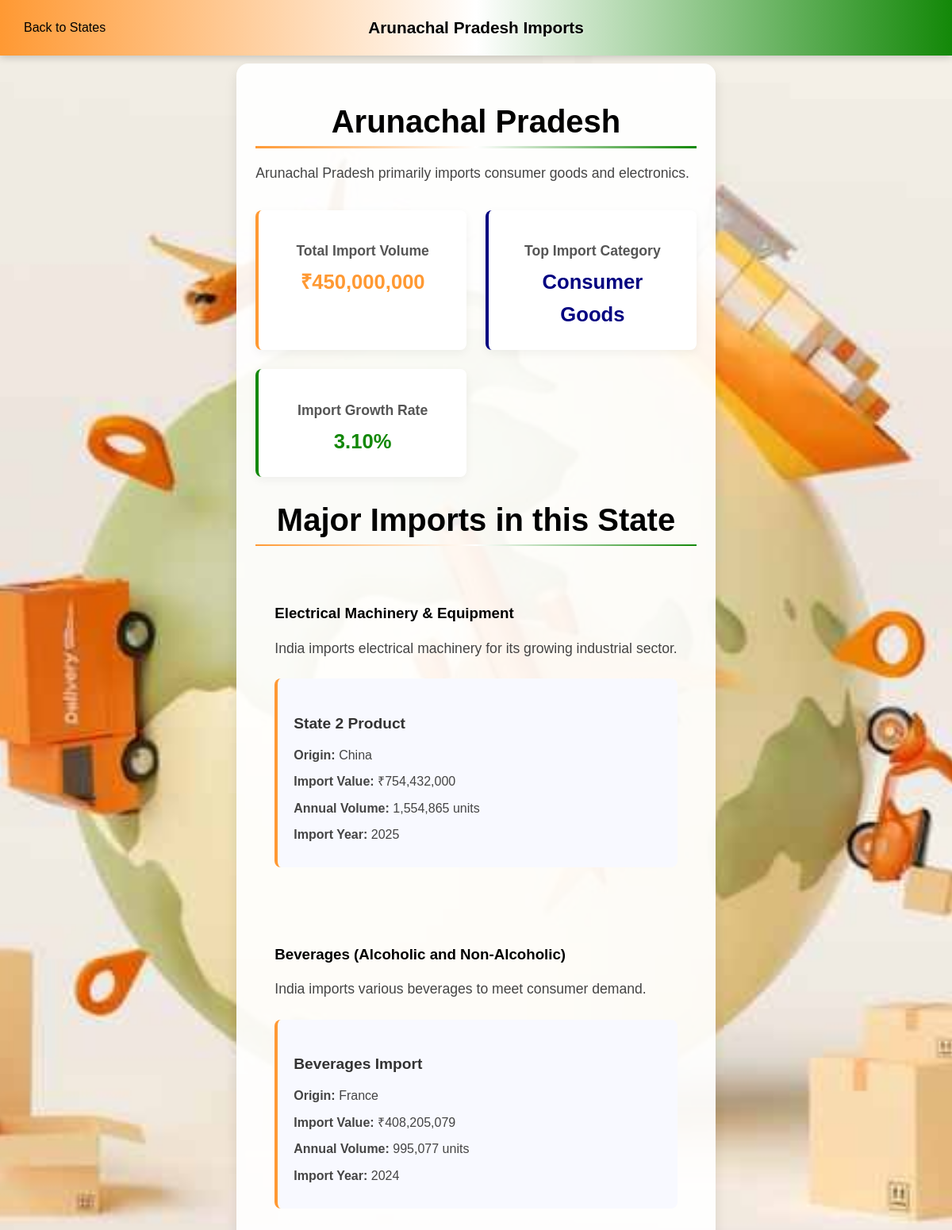
Page /pages/state_detail.php?id=2 on the committed database.
### tables this page shows
CREATE TABLE states (
    state_id INT AUTO_INCREMENT PRIMARY KEY,
    state_name VARCHAR(100) NOT NULL,
    state_description TEXT,
    state_image VARCHAR(255),
    import_volume DECIMAL(15,2),
    top_import_category VARCHAR(100),
    import_growth_rate DECIMAL(5,2)
);

CREATE TABLE categories (
    category_id INT AUTO_INCREMENT PRIMARY KEY,
    category_name VARCHAR(100) NOT NULL,
    category_description TEXT,
    category_image VARCHAR(255),
    annual_import_value DECIMAL(15,2),
    main_source_countries TEXT,
    import_growth_rate DECIMAL(5,2)
);

CREATE TABLE product_imports (
    import_id INT AUTO_INCREMENT PRIMARY KEY,
    product_name VARCHAR(255) NOT NULL,
    state_id INT,
    category_id INT,
    import_value DECIMAL(15,2),
    origin_country VARCHAR(100),
    import_year INT,
    import_volume DECIMAL(15,2),
    FOREIGN KEY (state_id) REFERENCES states(state_id),
    FOREIGN KEY (category_id) REFERENCES categories(category_id)
);

### pages/state_detail.php (the view, shortened to what this page needs)
<?php
include_once '../includes/db_connect.php';
$state_id = isset($_GET['id']) ? intval($_GET['id']) : 0;
$state_query = "SELECT * FROM states WHERE state_id = ?";
$stmt = $conn->prepare($state_query);
$stmt->bind_param("i", $state_id);
$stmt->execute();
$state_result = $stmt->get_result();
if($state_result && $state_result->num_rows > 0) {
    $state = $state_result->fetch_assoc();
    $state_name = $state['state_name'];
    $state_description = $state['state_description'];
    $import_volume = $state['import_volume'];
    $top_import_category = $state['top_import_category'];
    $import_growth_rate = $state['import_growth_rate'];
} else {
    header("Location: ../pages/states.php");
    exit();
}
$categories_query = "SELECT DISTINCT c.category_id, c.category_name, c.category_description
                     FROM categories c
                     JOIN product_imports pi ON c.category_id = pi.category_id
                     WHERE pi.state_id = ?";
$stmt = $conn->prepare($categories_query);
$stmt->bind_param("i", $state_id);
$stmt->execute();
$categories_result = $stmt->get_result();
$categories = [];
if($categories_result && $categories_result->num_rows > 0) {
    while($row = $categories_result->fetch_assoc()) {
        $categories[] = $row;
    }
}
?>
<!DOCTYPE html>
<html lang="en">
<head>
    <link rel="stylesheet" href="../public/css/states.css">
</head>
<body>
    <div class="navbar">
        <a href="../pages/states.php" class="back-link">Back to States</a>
        <div><?php echo htmlspecialchars($state_name); ?> Imports</div>
    </div>
    <div class="state-details">
        <h1><?php echo htmlspecialchars($state_name); ?></h1>
        <p><?php echo htmlspecialchars($state_description); ?></p>
        <div class="state-stats">
            <div class="stat-item">
                <h3>Total Import Volume</h3>
                <p>₹<?php echo number_format(htmlspecialchars($import_volume)); ?></p>
            </div>
            <div class="stat-item">
                <h3>Top Import Category</h3>
                <p><?php echo htmlspecialchars($top_import_category); ?></p>
            </div>
            <div class="stat-item">
                <h3>Import Growth Rate</h3>
                <p><?php echo htmlspecialchars($import_growth_rate); ?>%</p>
            </div>
        </div>
        <h2>Major Imports in this State</h2>
        <?php if(count($categories) > 0): ?>
            <?php foreach($categories as $category): ?>
                <div class="category-section">
                    <h3><?php echo htmlspecialchars($category['category_name']); ?></h3>
                    <p><?php echo htmlspecialchars($category['category_description']); ?></p>
                    <?php
                    $products_query = "SELECT * FROM product_imports
                                       WHERE state_id = ? AND category_id = ?";
                    $stmt = $conn->prepare($products_query);
                    $stmt->bind_param("ii", $state_id, $category['category_id']);
                    $stmt->execute();
                    $products_result = $stmt->get_result();
                    ?>
                    <div class="import-items">
                        <?php if($products_result && $products_result->num_rows > 0): ?>
                            <?php while($product = $products_result->fetch_assoc()): ?>
                                <div class="import-item">
                                    <h4><?php echo htmlspecialchars($product['product_name']); ?></h4>
                                    <p><strong>Origin:</strong> <?php echo htmlspecialchars($product['origin_country']); ?></p>
                                    <p><strong>Import Value:</strong> ₹<?php echo number_format(htmlspecialchars($product['import_value'])); ?></p>
                                    <p><strong>Annual Volume:</strong> <?php echo number_format(htmlspecialchars($product['import_volume'])); ?> units</p>
                                    <p><strong>Import Year:</strong> <?php echo htmlspecialchars($product['import_year']); ?></p>
                                </div>
                            <?php endwhile; ?>
                        <?php else: ?>
                            <p>No products found in this category for this state.</p>
                        <?php endif; ?>
                    </div>
                </div>
            <?php endforeach; ?>
        <?php else: ?>
            <p>No import categories found for this state.</p>
        <?php endif; ?>
    </div>
</body>
</html>

### public/css/states.css (style rules this page uses)
body { padding-top: 20px; margin: 0; padding: 0; font-family: Arial, sans-serif; background: url('../images/states/state.jpg') no-repeat center center fixed; background-size: cover; color: #000; overflow-x: hidden; display: flex; flex-wrap: wrap; justify-content: center; align-items: flex-start; }
.navbar { position: fixed; top: 0; left: 0; width: 100%; background: linear-gradient(90deg, #FF9933, #ffffff, #138808); padding: 15px 0; z-index: 1000; display: flex; align-items: center; height: 40px; color: #000; justify-content: center; box-shadow: 0 2px 10px rgba(0,0,0,0.2); }
.navbar div { font-size: 1.3rem; font-weight: 600; text-shadow: 1px 1px 2px rgba(255,255,255,0.5); position: relative; cursor: pointer; transition: transform 0.3s ease; }
.navbar div::after { content: ''; position: absolute; bottom: -5px; left: 0; width: 100%; height: 2px; background-color: blue; transform: scaleX(0); transform-origin: center; transition: transform 0.3s ease; }
.navbar .back-link { position: absolute; left: 0; top: 50%; transform: translateY(-50%); color: #000; text-decoration: none; padding: 10px 30px; font-weight: 500; transition: transform 0.3s ease; }
.navbar .back-link::after { content: ''; position: absolute; bottom: 5px; left: 30px; width: calc(100% - 60px); height: 2px; background-color: blue; transform: scaleX(0); transform-origin: left; transition: transform 0.3s ease; }
.state-details { max-width: 1200px; margin: 80px auto 2rem; padding: 1.5rem; background-color: rgba(255, 255, 255, 0.92); border-radius: 15px; box-shadow: 0 8px 16px rgba(0, 0, 0, 0.1); }
.state-details h1 { font-size: 2.5rem; color: #000; margin-bottom: 1rem; border-bottom: 3px solid; border-image: linear-gradient(to right, #FF9933, #ffffff, #138808) 1; padding-bottom: 0.5rem; text-align: center; }
.state-details p { font-size: 1.1rem; margin-bottom: 1.5rem; color: #444; line-height: 1.6; }
.state-stats { display: grid; grid-template-columns: repeat(auto-fit, minmax(250px, 1fr)); gap: 1.5rem; margin: 2rem 0; }
.stat-item { background-color: white; border-radius: 8px; padding: 1.5rem; box-shadow: 0 4px 12px rgba(0, 0, 0, 0.05); transition: transform 0.3s ease, box-shadow 0.3s ease; text-align: center; }
.stat-item:nth-child(3n+1) { border-left: 4px solid #FF9933; }
.stat-item:nth-child(3n+2) { border-left: 4px solid #000080; }
.stat-item:nth-child(3n+3) { border-left: 4px solid #138808; }
.stat-item h3 { font-size: 1.1rem; color: #555; margin-bottom: 0.5rem; }
.stat-item p { font-size: 1.6rem; font-weight: 600; margin: 0; }
.stat-item:nth-child(3n+1) p { color: #FF9933; }
.stat-item:nth-child(3n+2) p { color: #000080; }
.stat-item:nth-child(3n+3) p { color: #138808; }
.category-section { background-color: rgba(255, 255, 255, 0); border-radius: 12px; margin: 2rem 0; padding: 1.5rem; transition: transform 0.3s ease, background-color 0.3s ease; overflow: hidden; position: relative; }
.import-items { display: grid; grid-template-columns: repeat(auto-fill, minmax(300px, 1fr)); gap: 1.5rem; margin-top: 1.5rem; }
.import-item { background-color: #f8f9ff; border-radius: 8px; padding: 1.25rem; transition: transform 0.3s ease, box-shadow 0.3s ease; position: relative; overflow: hidden; }
.import-item:nth-child(3n+1) { border-left: 4px solid #FF9933; }
.import-item h4 { font-size: 1.2rem; color: #333; margin-bottom: 1rem; }
.import-item p { margin: 0.5rem 0; font-size: 1rem; }
h2 { font-size: 1.8rem; color: #000; margin: 2rem 0 1rem; padding-bottom: 0.5rem; border-bottom: 2px solid; border-image: linear-gradient(to right, #FF9933, #ffffff, #138808) 1; text-align: center; }
@media (min-width: 1200px) { h2, .category-details h1 { font-size: 2.5rem; } }

### rows in the picture
states: state_name "Arunachal Pradesh", state_description "Arunachal Pradesh primarily imports consumer goods and electronics.", import_volume "450,000,000", top_import_category "Consumer Goods", import_growth_rate "3.10"
categories: category_name "Electrical Machinery & Equipment", category_description "India imports electrical machinery for its growing industrial sector."
product_imports: product_name "State 2 Product", origin_country "China", import_value "754,432,000", import_volume "1,554,865", import_year "2025"
categories: category_name "Beverages (Alcoholic and Non-Alcoholic)", category_description "India imports various beverages to meet consumer demand."
product_imports: product_name "Beverages Import", origin_country "France", import_value "408,205,079", import_volume "995,077", import_year "2024"
